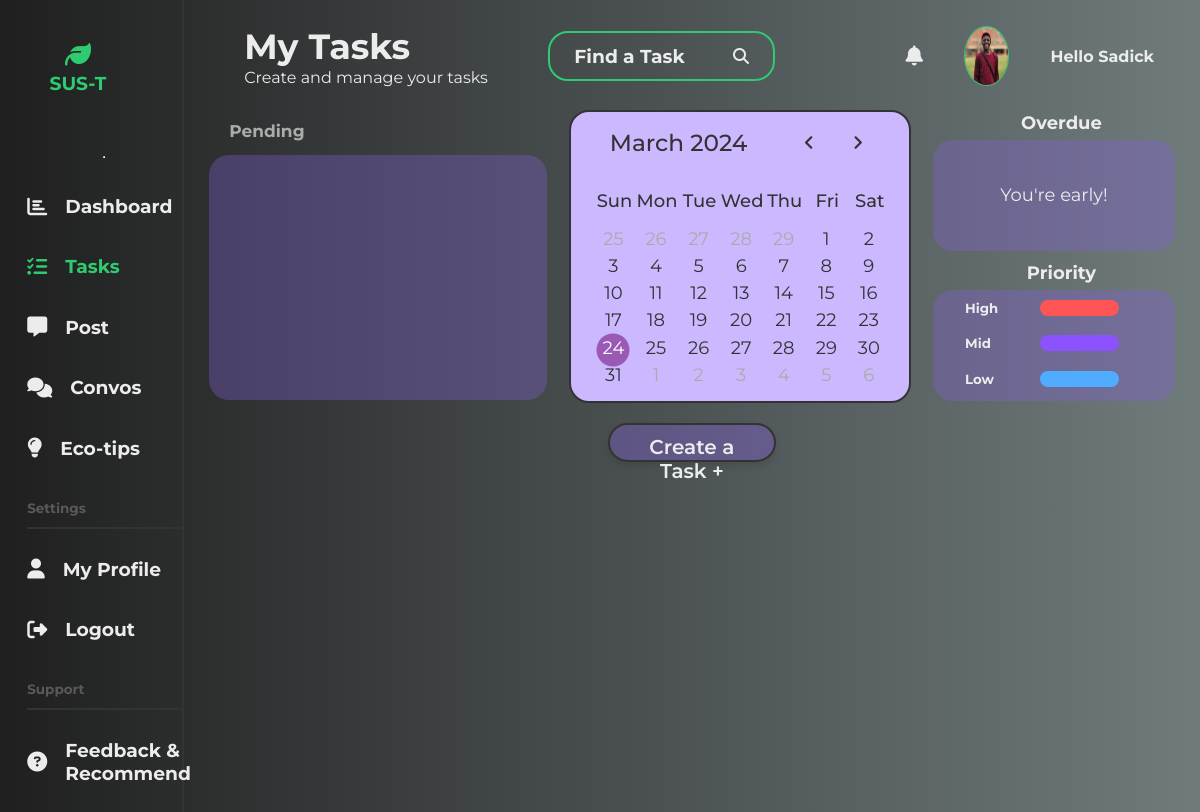
/tasks (signed in), run on an earlier commit of the app's database.
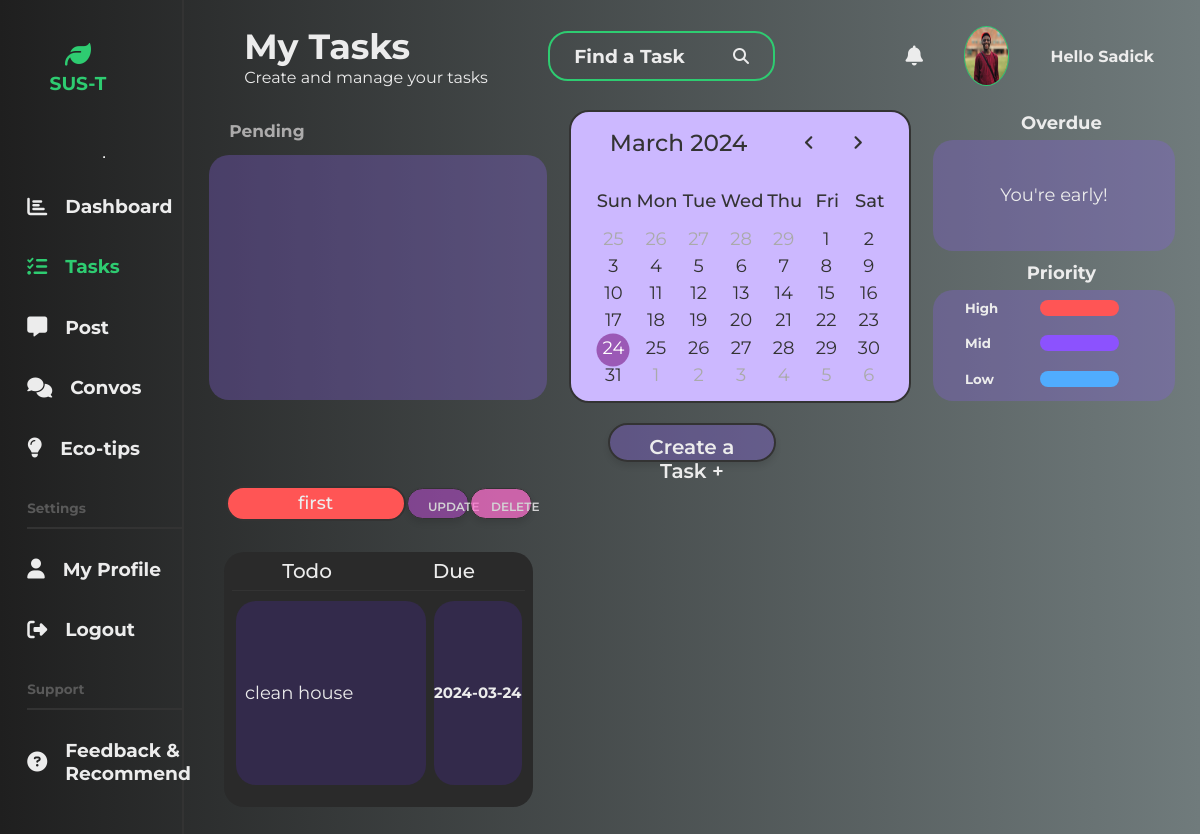
And on a later commit of the database.
### flaskapp/models.py (models this page shows, shortened)
class Task(db.Model):
    id = db.Column(db.Integer, primary_key=True)
    title = db.Column(db.String(30), nullable=False, default='Task')
    date_created = db.Column(
        db.DateTime, nullable=False, default=datetime.utcnow)
    priority = db.Column(db.String(30), nullable=False, default='Mid')
    todo = db.Column(db.Text, nullable=False)
    date_due = db.Column(db.String(20), nullable=False, default='No due date')
    user_id = db.Column(db.Integer, db.ForeignKey('user.id'), nullable=False)

### flaskapp/routes.py (the view, shortened to what this page needs)
@app.route("/tasks", methods=['GET', 'POST'])
@login_required
def tasks():
    image_file = url_for('static', filename='images/' +
                         current_user.image_file)
    my_tasks = Task.query.filter_by(user_id=current_user.id).all()
    form = TaskForm()
    return render_template('tasks.html', my_tasks=my_tasks, form=form, image_file=image_file, active_page='tasks')

### flaskapp/models.py (called while the page is built)
@login_manager.user_loader
def load_user(user_id):
    return User.query.get(int(user_id))

### flaskapp/Templates/tasks.html (shortened to what this page needs)
{% extends "layout.html" %}  {% block mainheader %}
<section class="tasks">
  <div class="tasks-header">
    <div class="title-search">
      <div class="tasks-title">
        <h2>My Tasks</h2>
        <p>Create and manage your tasks</p>
      </div>
      <div class="search-bar">
        <h3>Find a Task</h3>
        <i class="fa-solid fa-magnifying-glass"></i>
      </div>
    </div>
    <div class="profile-pic">
      <i class="fa-solid fa-bell"></i>
      <img src="{{ image_file }}" alt="profile picture" />
      <h4>Hello {{ current_user.username }}</h4>
    </div>
  </div>
  <div class="tasks-body">
    <div class="tasks-top">
      <div class="pending">
        <h2>Pending</h2>
        <div class="pendragon"></div>
      </div>
      <div class="calendar-1">
        <header>
        <p class="current-date"></p>
        <div class="icons">
          <span id="prev" class="material-symbols-rounded">chevron_left</span>
          <span id="next" class="material-symbols-rounded">chevron_right</span>
        </div>
      </header>
      <div class="calendar">
        <ul class="weeks">
          <li>Sun</li>
          <li>Mon</li>
          <li>Tue</li>
          <li>Wed</li>
          <li>Thu</li>
          <li>Fri</li>
          <li>Sat</li>
        </ul>
        <ul class="days"></ul>
      </div>
      </div>
      <div class="priority-overdue">
        <div class="overdue">
          <h2>Overdue</h2>
          <div class="late">
            <p>You're early!</p>
          </div>
        </div>
        <div class="priority">
          <h2>Priority</h2>
          <div class="color-code">
            <div class="code">
              <h5>High</h5>
              <div class="purple1"></div>
            </div>
            <div class="code">
              <h5>Mid</h5>
              <div class="purple2"></div>
            </div>
            <div class="code">
              <h5>Low</h5>
              <div class="purple3"></div>
            </div>
          </div>
        </div>
      </div>
    </div>
    <div class="tasks-bottom">
      <div class="create-task">
        <button onclick="openForm()">Create a Task +</button>
      </div>
      <div class="tasks-list">
        {% for task in my_tasks %}
        <div class="one-task">
          <div class="title-update">
            <div class="task-title-{{ task.priority }}">{{ task.title }}</div>
            <a href="{{ url_for('update_task', task_id=task.id) }}">
              <button>UPDATE</button>
            </a>
            <button class="delete" type="button" onclick="openModal()">DELETE</button>
          </div>
          <div class="desc-due-comp">
            <div class="table-head">
              <h2>Todo</h2>
              <h2>Due</h2>
            </div>
            <div class="smallest">
              <div class="todd"><p>{{ task.todo }}</p></div>
              <div class="dodd"><h4>{{ task.date_due }}</h4></div>
            </div>
          </div>
        </div>
        {% endfor %}
      </div>
    </div>
  </div>
</section>
{% endblock mainheader %}

What changed in the data, as far as the page shows it:
added Task: title "first", todo "clean house", date_due "2024-03-24"
